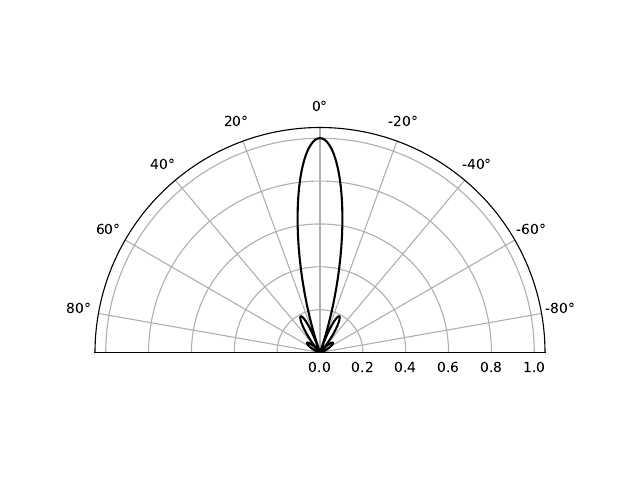

Write Python code to recreate this figure.
import numpy as np
import matplotlib.pyplot as plt


theta = np.linspace(-np.pi/2,np.pi/2,1000)
phi = 0
l = 0.01362692990909
a = 3*l
b = 3*l
k = 2*np.pi/l

A = np.abs(np.sinc(a*k*np.sin(theta)*np.cos(phi)/(2*np.pi))*np.sinc(b*k*np.sin(theta)*np.sin(phi)/(2*np.pi)))*np.sqrt(np.cos(theta)**2*np.cos(phi)**2 + np.sin(phi)**2)
fig = plt.figure()
ax = fig.add_subplot(111, polar=True)
ax.plot(theta, np.sqrt(A), color="black")
ax.set_thetamin(-90)
ax.set_thetamax(90)
ax.set_theta_zero_location("N")
plt.tight_layout()
plt.savefig("pattern.pdf")
plt.show()